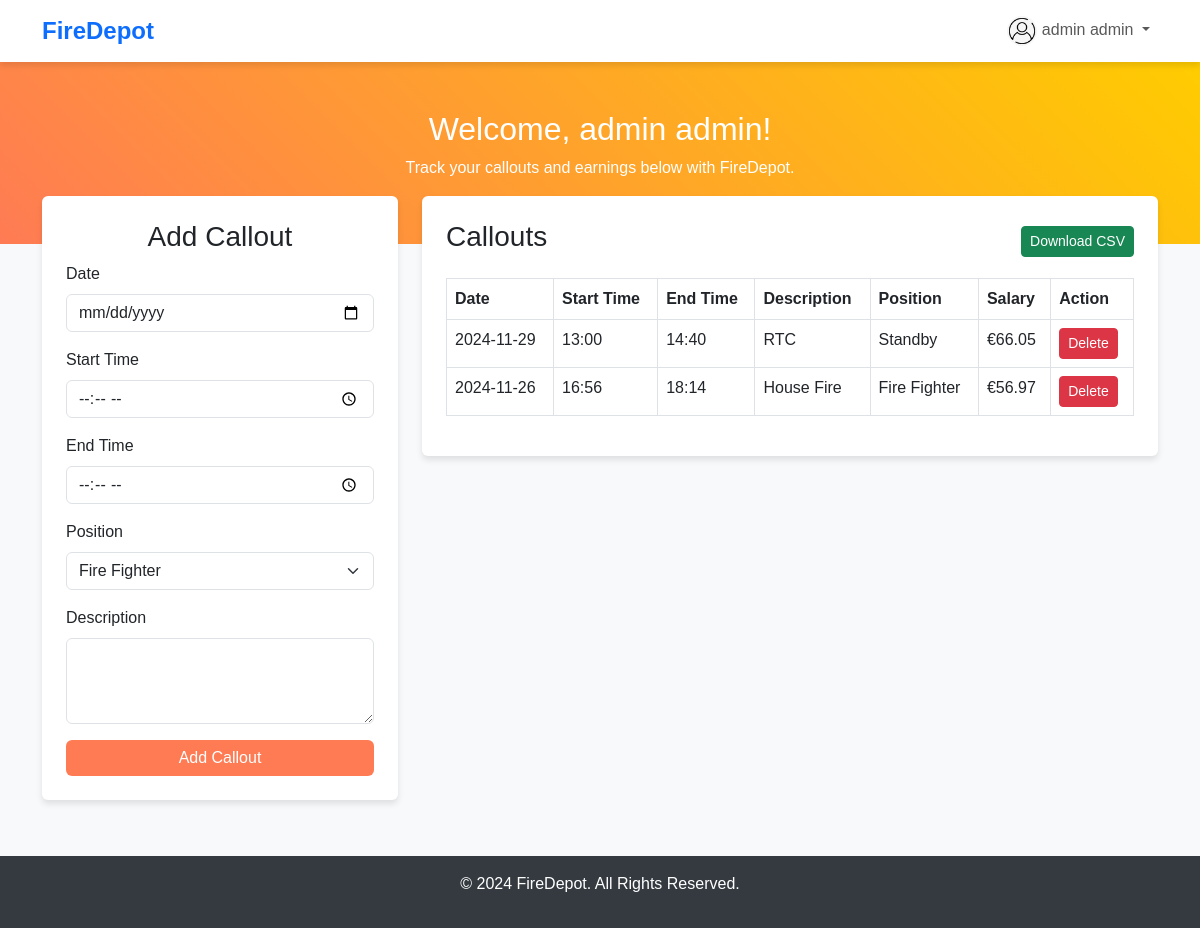
Before: /home (signed in) with the older database file.
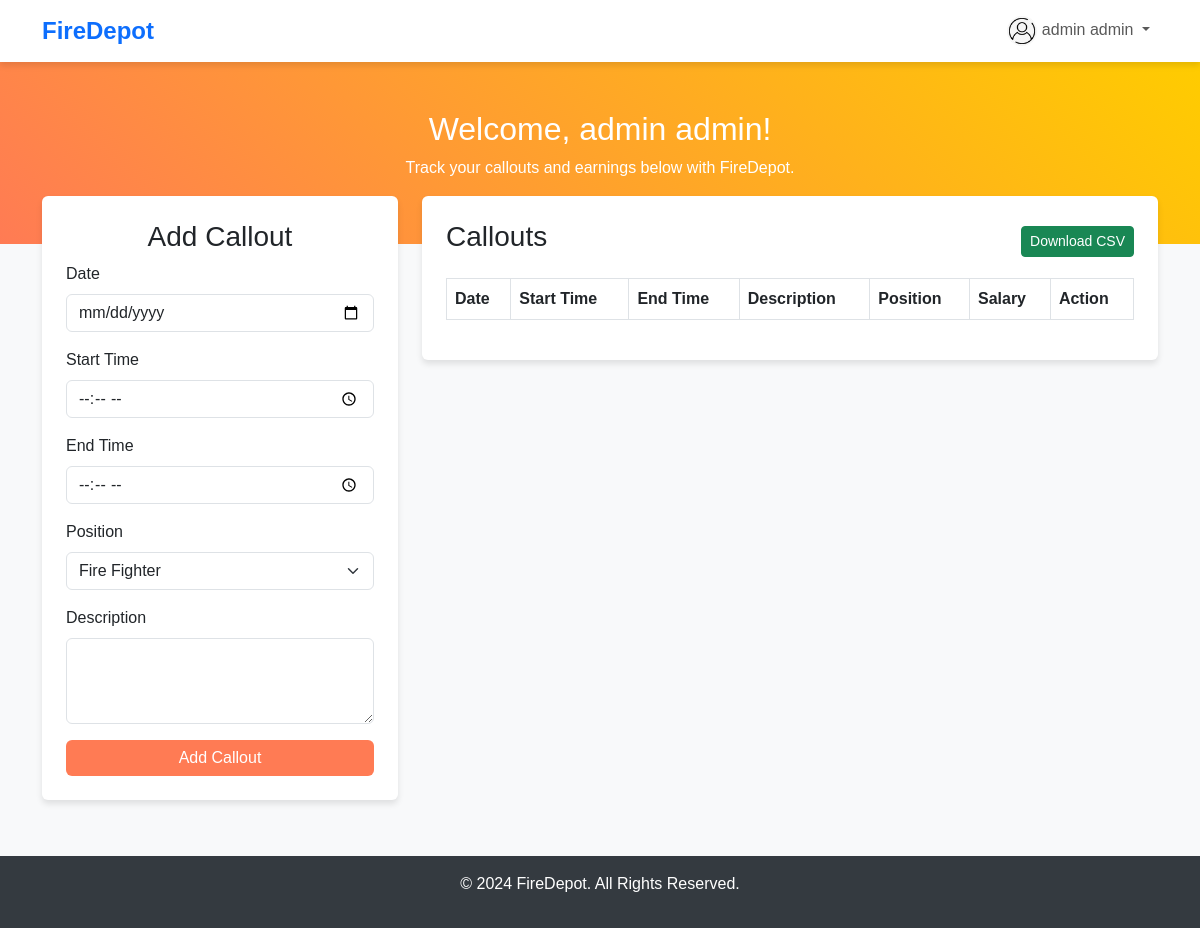
After: the same page with the newer database file.
### tables this page shows
CREATE TABLE callouts (
            id INTEGER PRIMARY KEY AUTOINCREMENT,
            userId INTEGER NOT NULL,
            date TEXT NOT NULL,
            start_time TEXT NOT NULL,
            end_time TEXT NOT NULL,
            description TEXT NOT NULL,
            position TEXT NOT NULL,
            FOREIGN KEY(userId) REFERENCES users(id)
        );

### app.py (the view)
@app.route("/home")
def home():
    if "user_id" not in session:
        flash("Please log in to access this page.", "warning")
        return redirect(url_for("login"))
    user_id = session["user_id"]
    forename = session.get("forename")
    surname = session.get("surname")
    callouts = []
    with sqlite3.connect(DATABASE) as conn:
        cursor = conn.cursor()
        cursor.execute("""
        SELECT c.id, c.date, c.start_time, c.end_time, c.description, c.position, u.basePay
        FROM callouts c
        JOIN users u ON c.userId = u.id
        WHERE c.userId = ?
        """, (user_id,))
        results = cursor.fetchall()
        for row in results:
            callout_id, date, start_time, end_time, description, position, basePay = row
            salary = calculate_salary(start_time, end_time, basePay)
            callouts.append({
                "id": callout_id,
                "date": date,
                "start_time": start_time,
                "end_time": end_time,
                "description": description,
                "position": position,
                "salary": salary
            })
    return render_template("home.html", forename=forename, surname=surname, callouts=callouts)

### templates/home.html (shortened to what this page needs)
<!DOCTYPE html>
<html lang="en">
<head>
    <link href="https://cdn.jsdelivr.net/npm/bootstrap@5.3.0-alpha3/dist/css/bootstrap.min.css" rel="stylesheet">
    <link rel="stylesheet" href="{{ url_for('static', filename='home.css') }}">
</head>
<body>
    <nav class="navbar navbar-expand-lg navbar-light bg-white sticky-top">
        <div class="container">
            <a class="navbar-brand text-primary" href="#">FireDepot</a>
            <div class="collapse navbar-collapse" id="navbarNav">
                <ul class="navbar-nav ms-auto">
                    <li class="nav-item dropdown">
                        <a class="nav-link dropdown-toggle" href="#" role="button" data-bs-toggle="dropdown" aria-expanded="false">
                            <img src="{{ url_for('static', filename='images/userIcon.png') }}" alt="User Icon" class="rounded-circle" width="30">
                            {{ forename }} {{ surname }}
                        </a>
                    </li>
                </ul>
            </div>
        </div>
    </nav>
    <header class="header">
        <h1>Welcome, {{ forename }} {{ surname }}!</h1>
        <p>Track your callouts and earnings below with FireDepot.</p>
    </header>
    <div class="container content-container">
        <div class="row">
            <div class="col-lg-4 col-md-6 col-12">
                <div class="card p-4 mb-4">
                    <h3 class="card-title text-center">Add Callout</h3>
                    <form method="POST" action="{{ url_for('add_callout') }}">
                        <div class="mb-3">
                            <label for="date" class="form-label">Date</label>
                            <input type="date" class="form-control" id="date" name="date" required>
                        </div>
                        <div class="mb-3">
                            <label for="start_time" class="form-label">Start Time</label>
                            <input type="time" class="form-control" id="start_time" name="start_time" required>
                        </div>
                        <div class="mb-3">
                            <label for="end_time" class="form-label">End Time</label>
                            <input type="time" class="form-control" id="end_time" name="end_time" required>
                        </div>
                        <div class="mb-3">
                            <label for="position" class="form-label">Position</label>
                            <select class="form-select" id="position" name="position" required>
                                <option value="Fire Fighter">Fire Fighter</option>
                            </select>
                        </div>
                        <div class="mb-3">
                            <label for="description" class="form-label">Description</label>
                            <textarea class="form-control" id="description" name="description" rows="3" required></textarea>
                        </div>
                        <button type="submit" class="btn btn-primary w-100">Add Callout</button>
                    </form>
                </div>
            </div>
            <div class="col-lg-8 col-md-6 col-12">
                <div class="card p-4">
                    <div class="d-flex justify-content-between align-items-center mb-3">
                        <h3 class="card-title text-center">Callouts</h3>
                        <a href="{{ url_for('download_callouts') }}" class="btn btn-success btn-sm">Download CSV</a>
                    </div>
                    <div class="table-responsive">
                        <table class="table table-bordered table-hover">
                            <thead>
                                <tr>
                                    <th>Date</th>
                                    <th>Start Time</th>
                                    <th>End Time</th>
                                    <th>Description</th>
                                    <th>Position</th>
                                    <th>Salary</th>
                                    <th>Action</th>
                                </tr>
                            </thead>
                            <tbody>
                                {% for callout in callouts %}
                                    <tr>
                                        <td>{{ callout.date }}</td>
                                        <td>{{ callout.start_time }}</td>
                                        <td>{{ callout.end_time }}</td>
                                        <td>{{ callout.description }}</td>
                                        <td>{{ callout.position }}</td>
                                        <td>€{{ callout.salary }}</td>
                                        <td>
                                            <form action="{{ url_for('delete_callout', callout_id=callout.id) }}" method="POST" style="display: inline;">
                                                <button type="submit" class="btn btn-danger btn-sm">Delete</button>
                                            </form>
                                        </td>
                                    </tr>
                                {% endfor %}
                            </tbody>
                        </table>
                    </div>
                </div>
            </div>
        </div>
    </div>
    <footer>
        <p>© 2024 FireDepot. All Rights Reserved.</p>
    </footer>
</body>
</html>

### static/home.css (style rules this page uses)
body { font-family: 'Arial', sans-serif; background-color: #f8f9fa; color: #212529; }
.navbar { box-shadow: 0px 4px 6px rgba(0, 0, 0, 0.1); }
.navbar-brand { font-weight: bold; font-size: 1.5rem; }
.header { background: linear-gradient(45deg, #ff7b54, #ffcc00); color: white; padding: 3rem 1rem; text-align: center; }
.header h1 { font-size: 2rem; margin-bottom: 0.5rem; }
.header p { font-size: 1rem; }
.content-container { margin-top: -3rem; position: relative; }
.card { box-shadow: 0px 4px 6px rgba(0, 0, 0, 0.1); border: none; }
.btn-primary { background-color: #ff7b54; border: none; }
.table thead { background-color: #ff7b54; color: white; }
footer { margin-top: 2rem; padding: 1rem; background-color: #343a40; color: white; text-align: center; }

Changed rows visible on the page:
removed callouts: date "2024-11-29", start_time "13:00", end_time "14:40", description "RTC", position "Standby", salary "66.05"
removed callouts: date "2024-11-26", start_time "16:56", end_time "18:14", description "House Fire", position "Fire Fighter", salary "56.97"
